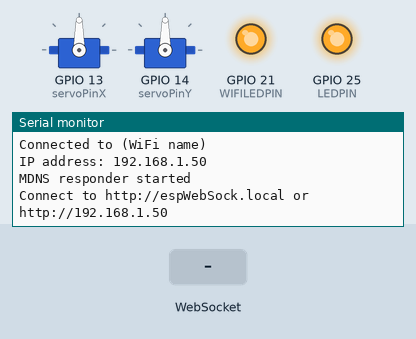
Recording of a program running on a simulated ESP32. Parts: 2 × servo, output pins drawn as LEDs (lit = HIGH), the last lines printed to the serial monitor. The inputs (shaded band) are chosen by the test bench. WiFi joins after 1.5 s; servers stay silent unless stated.

Above: at 6.7 s.
6.8 s: WebSocket text "touchmove" received
At 7.2 s:
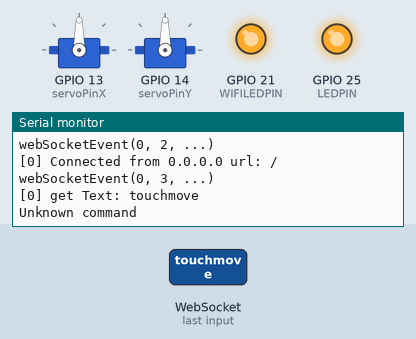
8.3 s: WebSocket text "0" received
At 9.5 s:
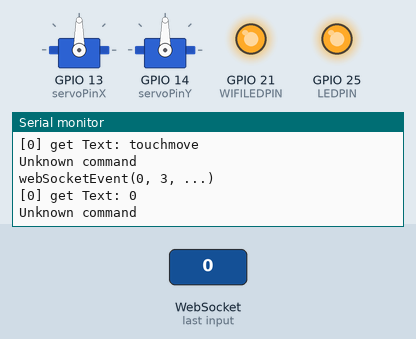
Timing chart, 0 to 11.3 s (numbered marks = the images above; inputs shaded):
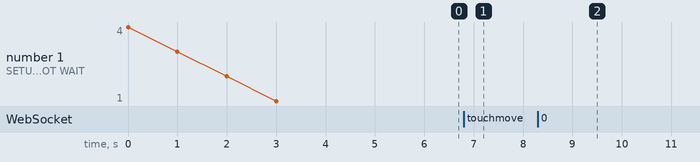

Measured:
- after the input at 6.8 s, the serial monitor: prints a new line at once (image 1)
- after the input at 8.3 s, the serial monitor: prints a new line at once (image 2)

The program:

main.cpp
```cpp
/*
 * ESP8266 Web server with Web Socket to control an LED.
 *
 * The web server keeps all clients' LED status up to date and any client may
 * turn the LED on or off.
 *
 * For example, clientA connects and turns the LED on. This changes the word
 * "LED" on the web page to the color red. When clientB connects, the word
 * "LED" will be red since the server knows the LED is on.  When clientB turns
 * the LED off, the word LED changes color to black on clientA and clientB web
 * pages.
 *
 * References:
 *
 * https://github.com/Links2004/arduinoWebSockets
 *
 */
#include <Arduino.h>
#include <WiFi.h>
#include <WiFiMulti.h>
#include <WebSocketsServer.h>
#include <Hash.h>
#include <WebServer.h>
#include <ESPmDNS.h>
#include <Servo.h>

#include "WifiCredentials.h"
#include "webpage.h" //Our HTML webpage contents

MDNSResponder mdns;

static void writeLED(bool);
static void writewifiLED(bool);

static Servo servoX, servoY;
static const int servoPinX = GPIO_NUM_13;
static const int servoPinY = GPIO_NUM_14;

WiFiMulti wifi;
WebServer server(80);
WebSocketsServer webSocket = WebSocketsServer(81);

// Internal LED pin for LOLIN32
const int LEDPIN = GPIO_NUM_25;
// Internal LED pin for connection to wifi
const int WIFILEDPIN = GPIO_NUM_21;
// Current LED status
bool LEDStatus;

// Commands sent through Web Socket
const char LEDON[] = "ledon";
const char LEDOFF[] = "ledoff";

String getValue(String data, char separator, int index)
{
    int found = 0;
    int strIndex[] = { 0, -1 };
    int maxIndex = data.length() - 1;

    for (int i = 0; i <= maxIndex && found <= index; i++) {
        if (data.charAt(i) == separator || i == maxIndex) {
            found++;
            strIndex[0] = strIndex[1] + 1;
            strIndex[1] = (i == maxIndex) ? i+1 : i;
        }
    }
    return found > index ? data.substring(strIndex[0], strIndex[1]) : "";
}

bool positionUpdateHandler(const char *data)
// Received data of format x,y e.g. -100,80
{
  {
    String field;

    field = getValue(data, ',', 0);
    if (field == "") return false;
    int xpos = field.toInt();

    field = getValue(data, ',', 1);
    if (field == "") return false;
    int ypos = field.toInt();

    int X = 90 - (90*xpos)/100;
    int Y = 90 - (90*ypos)/100;

    servoX.write(X);
    servoY.write(Y);
    return true;
  }

  return false;
}

void webSocketEvent(uint8_t num, WStype_t type, uint8_t * payload, size_t length)
{
  Serial.printf("webSocketEvent(%d, %d, ...)\r\n", num, type);
  switch(type) {
    case WStype_DISCONNECTED:
      Serial.printf("[%u] Disconnected!\r\n", num);
      break;
    case WStype_CONNECTED:
      {
        IPAddress ip = webSocket.remoteIP(num);
        Serial.printf("[%u] Connected from %d.%d.%d.%d url: %s\r\n", num, ip[0], ip[1], ip[2], ip[3], payload);
        // Send the current LED status
        if (LEDStatus) {
          webSocket.sendTXT(num, LEDON, strlen(LEDON));
        }
        else {
          webSocket.sendTXT(num, LEDOFF, strlen(LEDOFF));
        }
      }
      break;
    case WStype_TEXT:
      Serial.printf("[%u] get Text: %s\r\n", num, payload);

      if (strcmp(LEDON, (const char *)payload) == 0) {
        writeLED(true);
      }
      else if (strcmp(LEDOFF, (const char *)payload) == 0) {
        writeLED(false);
      }
      else if (positionUpdateHandler((const char *)payload)) {
        // Nothing else to do
      }
      else {
        Serial.println("Unknown command");
      }
      // send data to all connected clients
      webSocket.broadcastTXT(payload, length);
      break;
    case WStype_BIN:
      Serial.printf("[%u] get binary length: %u\r\n", num, length);
      //hexdump(payload, length);

      // echo data back to browser
      webSocket.sendBIN(num, payload, length);
      break;
    default:
      Serial.printf("Invalid WStype [%d]\r\n", type);
      break;
  }
}

void handleRoot()
{
  server.send_P(200, "text/html", INDEX_HTML);
}

void handleNotFound()
{
  String message = "File Not Found\n\n";
  message += "URI: ";
  message += server.uri();
  message += "\nMethod: ";
  message += (server.method() == HTTP_GET)?"GET":"POST";
  message += "\nArguments: ";
  message += server.args();
  message += "\n";
  for (uint8_t i=0; i<server.args(); i++){
    message += " " + server.argName(i) + ": " + server.arg(i) + "\n";
  }
  server.send(404, "text/plain", message);
}

static void writewifiLED(bool LEDon)
{
  // Note inverted logic for Adafruit HUZZAH board
  if (LEDon) {
    digitalWrite(WIFILEDPIN, 1);
  }
  else {
    digitalWrite(WIFILEDPIN, 0);
  }
}

static void writeLED(bool LEDon)
{
  LEDStatus = LEDon;
  // Note inverted logic for Adafruit HUZZAH board
  if (LEDon) {
    digitalWrite(LEDPIN, 0);
  }
  else {
    digitalWrite(LEDPIN, 1);
  }
}

void setup()
{
  pinMode(LEDPIN, OUTPUT);
  writeLED(false);

  pinMode(WIFILEDPIN, OUTPUT);
  writewifiLED(false);

  servoX.attach(servoPinX);
  servoY.attach(servoPinY);
  servoX.write(90);
  servoY.write(90);

  Serial.begin(921600);
  Serial.println();
  Serial.println();
  for(uint8_t t = 4; t > 0; t--) {
    Serial.printf("[SETUP] BOOT WAIT %d...\r\n", t);
    Serial.flush();
    delay(1000);
  };

  wifi.addAP(wifiSSID, wifiPassword);
  while(wifi.run() != WL_CONNECTED) {
    Serial.print(".");
    delay(100);
  }

  Serial.println("");
  Serial.print("Connected to ");
  Serial.println(wifiSSID);
  Serial.print("IP address: ");
  Serial.println(WiFi.localIP());

   writewifiLED(true);

  if (mdns.begin("espWebSock")) {
    Serial.println("MDNS responder started");
    mdns.addService("http", "tcp", 80);
    mdns.addService("ws", "tcp", 81);
  }
  else {
    Serial.println("MDNS.begin failed");
  }
  Serial.print("Connect to http://espWebSock.local or http://");
  Serial.println(WiFi.localIP());

  server.on("/", handleRoot);
  server.onNotFound(handleNotFound);

  server.begin();

  webSocket.begin();
  webSocket.onEvent(webSocketEvent);
}

void loop()
{
  webSocket.loop();
  server.handleClient();
}
```

WifiCredentials.h
```cpp
// Credntials for connecting to Wifi
static const char wifiSSID[] = "(WiFi name)";
static const char wifiPassword[] = "(password)";
```

webpage.h
```cpp
const char INDEX_HTML[] PROGMEM = R"=====(
  <html>

  <head>
    <!-- See https://css-tricks.com/aspect-ratio-boxes/ -->
    <style>
      .steering {
        margin: auto;
        background-color: blue;
        overflow: hidden;
        height: 0;
        padding-top: 85%;
        width: 85%;
      }

      #status {
        margin: auto;
      }

      body {
        font-size: 12pt;
      }
    </style>

  </head>

  <body>
    <h1>Brad's Fantastic Robot Steerer</h1>
    <input type="textarea" id="status" disabled />
    <div class="steering" id="steering"></div>
    <div id="ledstatus"><b>LED</b></div>
    <button id="ledon" type="button" onclick="buttonclick(this);">On</button>
    <button id="ledoff" type="button" onclick="buttonclick(this);">Off</button>

    <script>
      with(document.getElementById('steering')) {
        addEventListener('mousedown', startMove);
        addEventListener('touchstart', startMove);
        addEventListener('mouseup', endMove);
        addEventListener('touchend', endMove);
      }

      var websock;
      websock = new WebSocket('ws://' + window.location.hostname + ':81/');
      websock.onopen = function(evt) {
        console.log('websock open');
      };
      websock.onclose = function(evt) {
        console.log('websock close');
      };
      websock.onerror = function(evt) {
        console.log(evt);
      };
      websock.onmessage = function(evt) {
        console.log(evt);
        var e = document.getElementById('ledstatus');
        if (evt.data === 'ledon') {
          e.style.color = 'red';
        } else if (evt.data === 'ledoff') {
          e.style.color = 'black';
        } else {
          console.log('unknown event');
        }
      };

      function buttonclick(e) {
        websock.send(e.id);
      }

      function startMove(e) {
        document.getElementById('steering').addEventListener('mousemove', move);
        document.getElementById('steering').addEventListener('touchmove', move);
      }

      function endMove(e) {
        document.getElementById('steering').removeEventListener('mousemove', move);
        document.getElementById('steering').removeEventListener('touchmove', move);
      }

      function getPosition(e) {

        var x = (e.type == "touchmove") ? e.touches[0].clientX : e.clientX;
        var y = (e.type == "touchmove") ? e.touches[0].clientY : e.clientY;

        var rect = e.target.getBoundingClientRect();
        x = Math.floor(((x - rect.left) / rect.width - 0.5) * 200 + 0.5);
        y = Math.floor(((y - rect.top) / rect.height - 0.5) * 200 + 0.5);

        return {
          x,
          y
        }
      }

      function move(e) {
        var position = getPosition(e);
        document.getElementById('status').value = 'X: ' + position.x + ' Y: ' + position.y;
        websock.send("" + position.x + ',' + position.y);
      }
    </script>
  </body>

  </html>
)=====";
```
